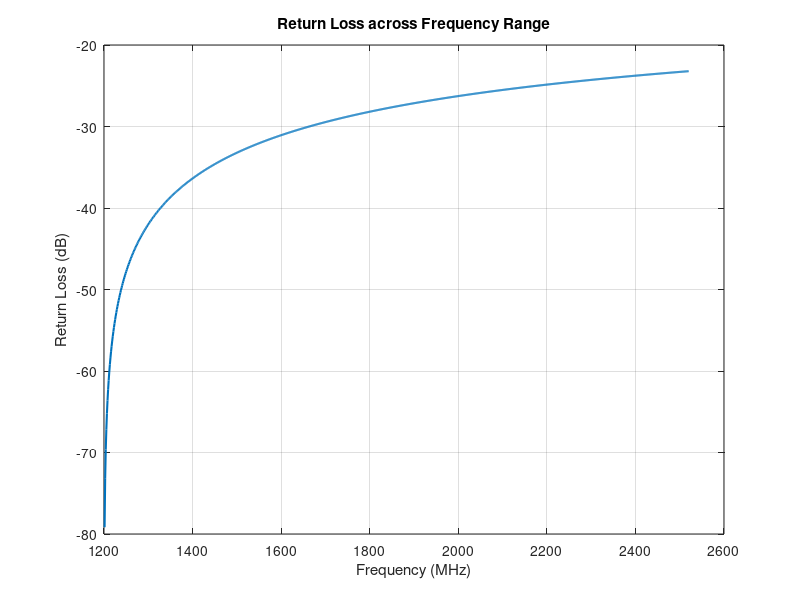

The MATLAB script that drew this image: (Note: this script raises an error after producing the figure.)
% Given Parameters
f_min = 1200e6; % Minimum frequency
f_max = 2520e6; % Maximum frequency
directivity_dB = 8.7; % Directivity in dB
tau = 0.925; % Geometric ratio
sigma = 0.1738; % Spacing factor
Z0 = 50; % Characteristic impedance
c = 3e8; % Speed of light
lambda_min = c / f_max; % Min wavelength
lambda_max = c / f_min; % Max wavelength

% Frequency range
f = linspace(f_min, f_max, 1000); % Frequency array
lambda = c ./ f; % Wavelength array

% Apex half angle
alpha = atan((1 - tau) / (4 * sigma));

% Calculated Parameters for Log-Periodic Design
B = f_max / f_min; % Bandwidth
B_ar = 1.1 + 7.7 * (1 - tau)^2 * cot(alpha); % Bandwidth of Active Region
B_s = B * B_ar; % Designed Bandwidth
L = (lambda_max / 4) * (1 - 1 / B_s) * cot(alpha); % Antenna length

% Number of Elements in the Array
N = ceil(1 + log(B_s) / log(1 / tau));

% Average Characteristic Impedance
d_n = 0.01; % Dipole element diameter
Z_a = 120 * (log(lambda_max / d_n) - 2.25);

% Spacing Between Feeder Line Conductors
s = d_n * cosh(Z0 / 120);

% Calculated Parameters
fprintf('Antenna Parameters:\n');
fprintf('Bandwidth of Active Region, B_ar: %.2f\n', B_ar);
fprintf('Designed Bandwidth, B_s: %.2f\n', B_s);
fprintf('Antenna Length, L: %.2f m\n', L);
fprintf('Number of Elements, N: %d\n', N);
fprintf('Average Characteristic Impedance, Z_a: %.2f Ohms\n', Z_a);
fprintf('Spacing Between Conductors, s: %.2f mm\n', s * 1000);

% Logarithmic Impedance Variation and Return Loss
k = 0.2; % Rate of change of impedance with frequency
Rin = Z0 .* (1 + k * log(f ./ f_min)); % Input impedance across frequency

% Reflection Coefficient and Return Loss
Gamma = (Rin - Z0) ./ (Rin + Z0); % Reflection coefficient
RL = 20 * log10(abs(Gamma)); % Return loss in dB

% Return Loss across Frequency Range Plot
figure;
plot(f / 1e6, RL, 'LineWidth', 1.5);
xlabel('Frequency (MHz)');
ylabel('Return Loss (dB)');
title('Return Loss across Frequency Range');
grid on;

% Antenna Structure Plot
l_max = 0.5 * lambda_max; % Max element length
l_min = 0.5 * lambda_min; % Min element length
lengths = l_max * tau.^((0:N-1)); % Element lengths
positions = cumsum([0 lengths(1:end-1)] * sigma); % Element positions
Dipole_Number = (1:N)'; % Dipole number
Length_mm = lengths' * 1000; % Length of each dipole
Spacing_mm = [0; diff(positions)'] * 1000; % Spacing between elements
Dipole_Table = table(Dipole_Number, Length_mm, Spacing_mm);
disp('Dipole Lengths and Spacings:');
disp(Dipole_Table);
figure;
hold on;
for i = 1:length(lengths)
plot([-lengths(i)/2, lengths(i)/2], [positions(i), positions(i)], 'k', 'LineWidth', 2);
end
xlabel('Length (m)');
ylabel('Position along the boom (m)');
title('Log-Periodic Dipole Antenna Structure');
grid on;
axis equal;
hold off;

% Angles for the Radiation Pattern
theta = linspace(0, 2*pi, 360);
phi = linspace(0, pi, 180);

% 2D Radiation Pattern
D_lin = 10^(directivity_dB / 10); % Convert directivity to linear scale
U = D_lin * cos(theta).^2; % Radiation intensity

% Radiation Pattern in Polar Coordinates Plot
figure;
polarplot(theta, U, 'LineWidth', 1.5);
title('Radiation Pattern in Polar Coordinates');

% 3D Radiation Pattern
[Theta, Phi] = meshgrid(theta, phi);
R = D_lin * (cos(Theta).^2 .* sin(Phi)); % Radiation intensity

% Polar to Cartesian Coordinates
X = R .* sin(Phi) .* cos(Theta);
Y = R .* sin(Phi) .* sin(Theta);
Z = R .* cos(Phi);
figure;
surf(X, Y, Z, R, 'EdgeColor', 'none');
colorbar;
title('3D Radiation Pattern');
xlabel('X-axis');
ylabel('Y-axis');
zlabel('Z-axis');
axis equal;
view([45 45]);
grid on;

% Gain vs Frequency Plot
gain = 10 * log10(D_lin) * ones(size(f)); % Gain across frequency range
figure;
plot(f / 1e6, gain, 'LineWidth', 1.5);
xlabel('Frequency (MHz)');
ylabel('Gain (dB)');
title('Gain vs Frequency');
grid on;

% VSWR vs Frequency Plot
VSWR = (1 + abs(Gamma)) ./ (1 - abs(Gamma));
figure;
plot(f / 1e6, VSWR, 'LineWidth', 1.5);
xlabel('Frequency (MHz)');
ylabel('VSWR');
title('VSWR across Frequency Range');
grid on;

% Impedance vs Frequency Plot
figure;
plot(f / 1e6, real(Rin), 'LineWidth', 1.5); hold on;
plot(f / 1e6, imag(Rin), 'LineWidth', 1.5);
xlabel('Frequency (MHz)');
ylabel('Impedance (Ohms)');
title('Impedance vs Frequency');
legend('Real(Z)', 'Imag(Z)');
grid on;

% Directivity vs Frequency Plot
figure;
plot(f / 1e6, directivity_dB * ones(size(f)), 'LineWidth', 1.5);
xlabel('Frequency (MHz)');
ylabel('Directivity (dB)');
title('Directivity vs Frequency');
grid on;